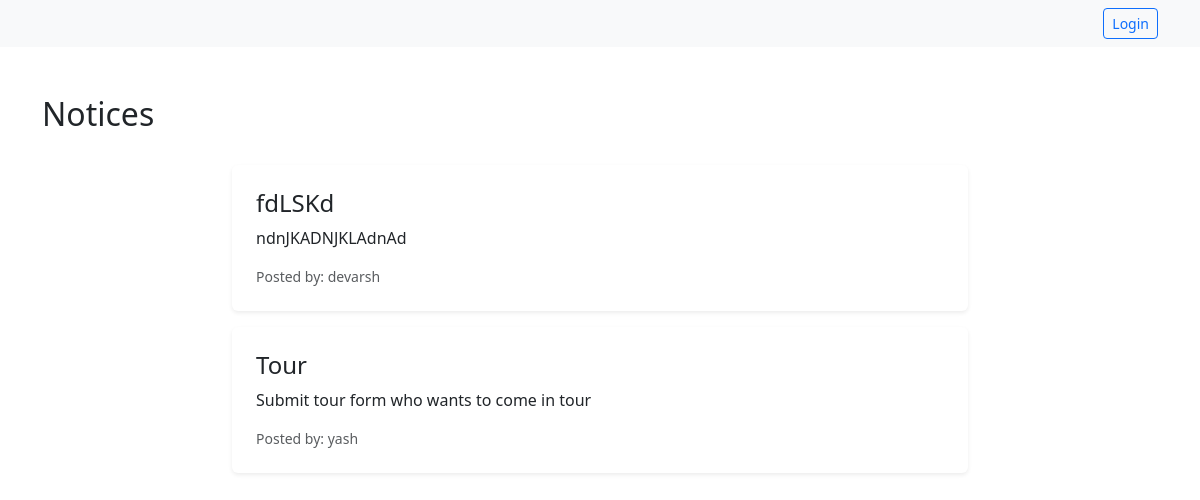
The app's page /, older data.
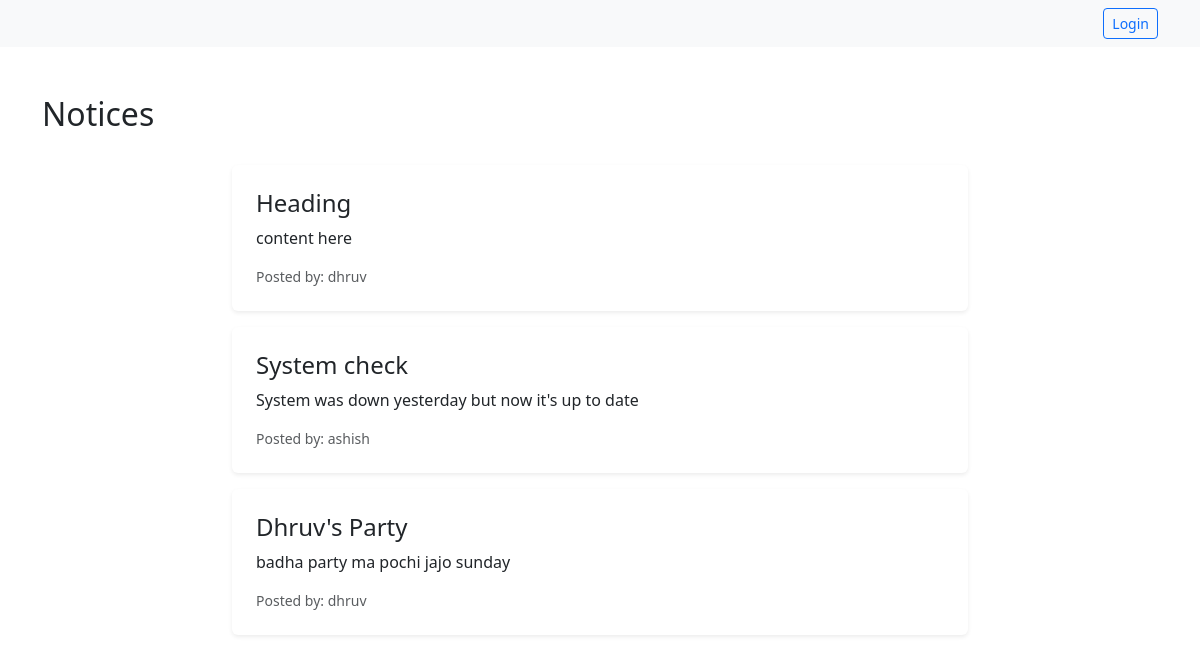
The same page, newer data.
### classroom/models.py (models this page shows)
class Notice(models.Model):
    title = models.CharField(max_length=100)
    content = models.TextField()
    date_posted = models.DateTimeField(auto_now_add=True)
    author = models.ForeignKey(User, on_delete=models.CASCADE, related_name='notices')

### classroom/views.py (the view)
# urls.py: path('', views.notice_list, name='notice_list'),
def notice_list(request):
    notices = Notice.objects.order_by('-date_posted')
    return render(request, 'classroom/notice_list.html', {'notices': notices})

### classroom/templatetags/filter_group.py (called while the page is built)
@register.filter(name='in_group')
def in_group(user, group_name):
    return user.groups.filter(name=group_name).exists()

### classroom/templates/classroom/notice_list.html (shortened to what this page needs)
{% extends "classroom/base.html" %}
{% load filter_group %}
{% load guardian_tags %}
{% block content %}
<div class="container mt-5">
    <div class="d-flex justify-content-between align-items-center mb-4">
        <h2>Notices</h2>
    </div>
    <div class="row justify-content-center">
        <div class="col-md-8">
            {% for notice in notices %}
            <div class="card shadow-sm p-4 mb-3 rounded border-0">
                <h4 class="text-head">{{ notice.title }}</h4>
                <p>{{ notice.content }}</p>
                <div class="d-flex justify-content-between">
                    <small class="text-muted">Posted by: {{ notice.author }}</small>
                </div>
            </div>
            {% empty %}
            <p class="text-center">No notices available.</p>
            {% endfor %}
        </div>
    </div>
</div>
{% endblock %}

### classroom/templates/classroom/base.html (shortened to what this page needs)
{% load filter_group %}
<!DOCTYPE html>
<html lang="en">
<head>
    <link rel="stylesheet" href="https://cdn.jsdelivr.net/npm/bootstrap@5.3.0/dist/css/bootstrap.min.css">
</head>
<body>
    <nav class="navbar navbar-expand-lg navbar-light bg-light">
        <div class="container">
            <div class="ms-auto">
                {% if user.is_authenticated %}
                    <span class="navbar-text me-3">current-user: <strong>{{ user.username }}</strong></span>
                    <form action="{% url 'logout' %}" method="post" class="d-inline">
                        {% csrf_token %}
                        <button type="submit" class="btn btn-outline-danger btn-sm">Logout</button>
                    </form>
                {% else %}
                    <a href="{% url 'login' %}" class="btn btn-outline-primary btn-sm">Login</a>
                {% endif %}
            </div>
        </div>
    </nav>
    {% block content %}{% endblock %}
</body>
</html>

Row changes from the older to the newer data that the page shows:
removed Notice: title "fdLSKd", content "ndnJKADNJKLAdnAd", author "devarsh"
removed Notice: title "Tour", content "Submit tour form who wants to come in tour", author "yash"
added Notice: title "Heading", content "content here", author "dhruv"
added Notice: title "System check", content "System was down yesterday but now it's up to date", author "ashish"
added Notice: title "Dhruv's Party", content "badha party ma pochi jajo sunday", author "dhruv"
